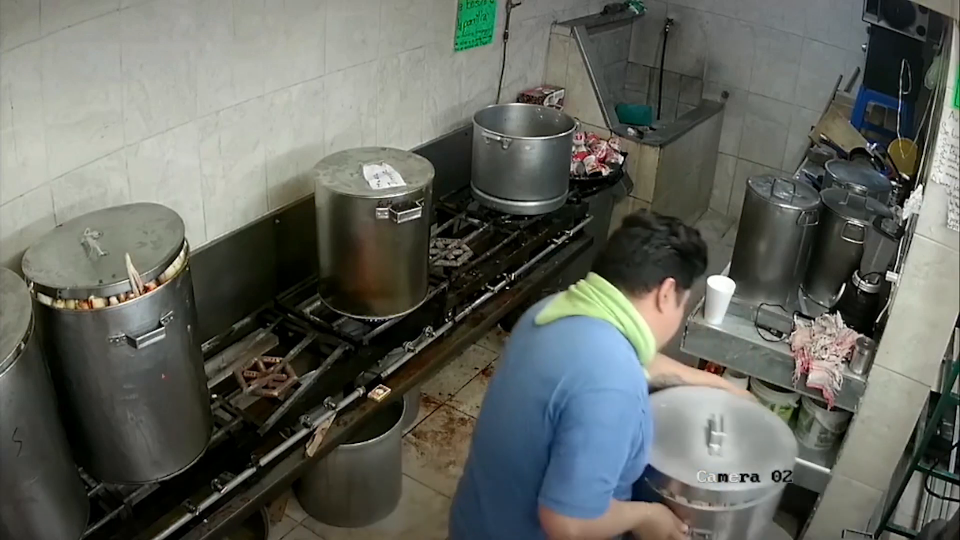
#> input picture frame 18 of assets/hotpot.mp4, 1920 x 1080 px, given in place of the camera (shown at 1/2 size)
$ python demo.py
#> lines starting #> are read from the running program, lines starting #| are printed output that depends on the picture; after the words box and inside, x2 and y2 are one past the last pixel; in counts of white or black regions, pixels touching at a corner belong together
import cv2 as cv


white = (255, 255, 255)
black = (24, 24, 24)
yellow = (0, 255, 255)

threshold = 500000

buttons = [
    {
        'action': 'I am suck',
        'textPos': (520, 87),
        'vertexA': (500, 50),
        'vertexB': (640, 120),
        'index': 0
    },
    {
        'action': 'Cry Dog',
        'textPos': (520, 187),
        'vertexA': (500, 150),
        'vertexB': (640, 220),
        'index': 1
    },
    {
        'action': 'Hotpot',
        'textPos': (520, 287),
        'vertexA': (500, 250),
        'vertexB': (640, 320),
        'index': 2
    },
    {
        'action': 'Rick Roll',
        'textPos': (520, 387),
        'vertexA': (500, 350),
        'vertexB': (640, 420),
        'index': 3
    }
]

def reset(sum):
    for i in range(len(sum)):
        sum[i] = 0

def reshape(img):
    shape = img.shape
    width = 800
    height = int(width * (shape[0] / shape[1]))

    return cv.resize(img, (width, height))

def showImg(link):
    img = cv.imread(link)
    cv.imshow('Image', reshape(img))
    cv.waitKey()
    cv.destroyWindow('Image')

def showVideo(link):
    capture = cv.VideoCapture(link)
    while True:
        ret, frame = capture.read()

        if ret:
            cv.imshow('Video', reshape(frame))
        else:
            break

        if cv.waitKey(20) == ord('z'):
            break


def main():
    # Set up camera
    capture = cv.VideoCapture(0)
    if not capture.isOpened():
        print('Unable to open camera.')
        exit(0)

    backSub = cv.createBackgroundSubtractorMOG2()
    sum = [0, 0, 0, 0]
    ctr = 0

    while True:
        ret, frame = capture.read()
#> frame is the input picture: shape (1080, 1920, 3); mean B, G, R 94.6, 101.5, 98.7
        if frame is None:
            break

        fgMask = backSub.apply(frame)
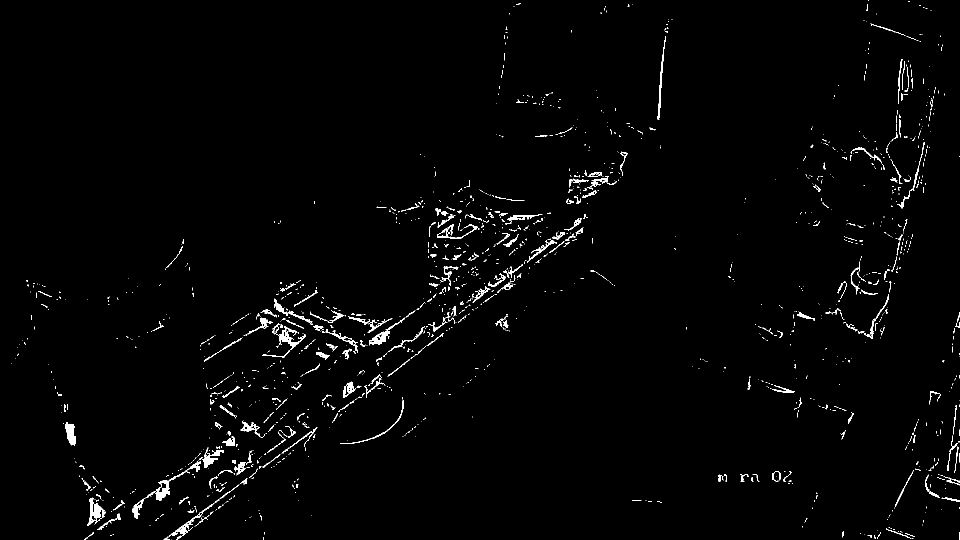
#> fgMask: shape (1080, 1920) (shown at 1/2 size); values 127 (black) and 255 (white), 1.5% white in thin lines or dots
        frame = cv.flip(frame, 1)
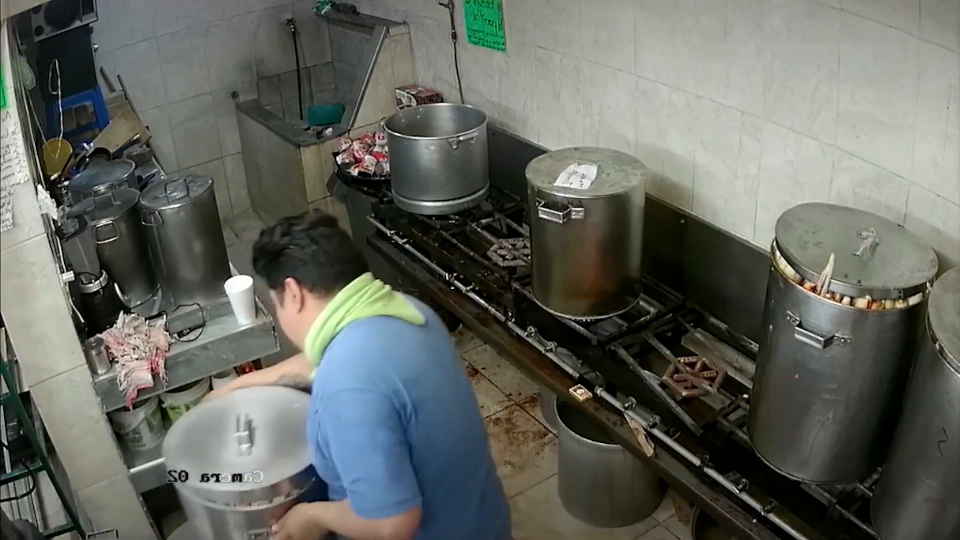
#> frame: shape (1080, 1920, 3) (shown at 1/2 size); mean B, G, R 94.6, 101.5, 98.7
        fgMask = cv.flip(fgMask, 1)
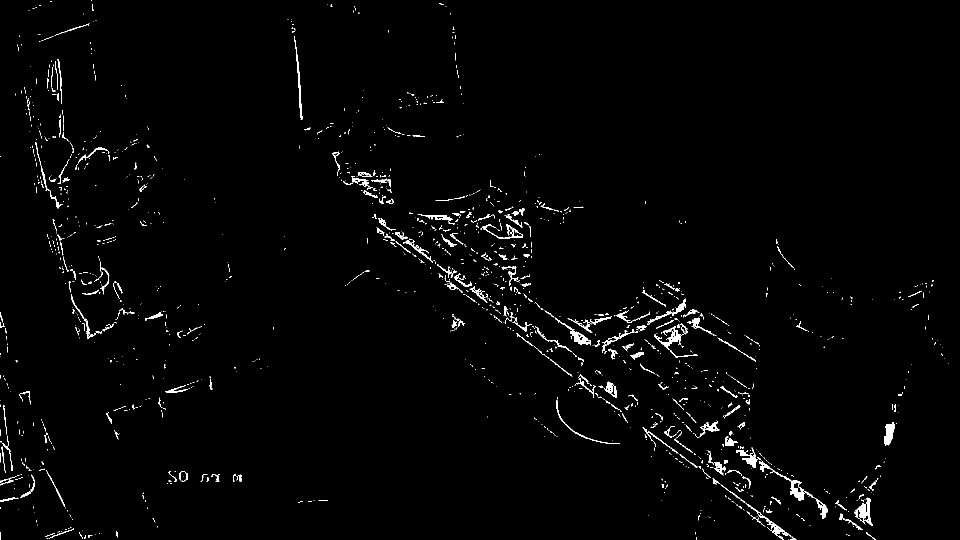
#> fgMask: shape (1080, 1920) (shown at 1/2 size); values 127 (black) and 255 (white), 1.5% white in thin lines or dots

        # Add button to the frame
        for button in buttons:
            cv.rectangle(frame, button['vertexA'], button['vertexB'], black, -1)
            cv.putText(frame, button['action'], button['textPos'], cv.FONT_HERSHEY_COMPLEX_SMALL, 0.8, yellow)
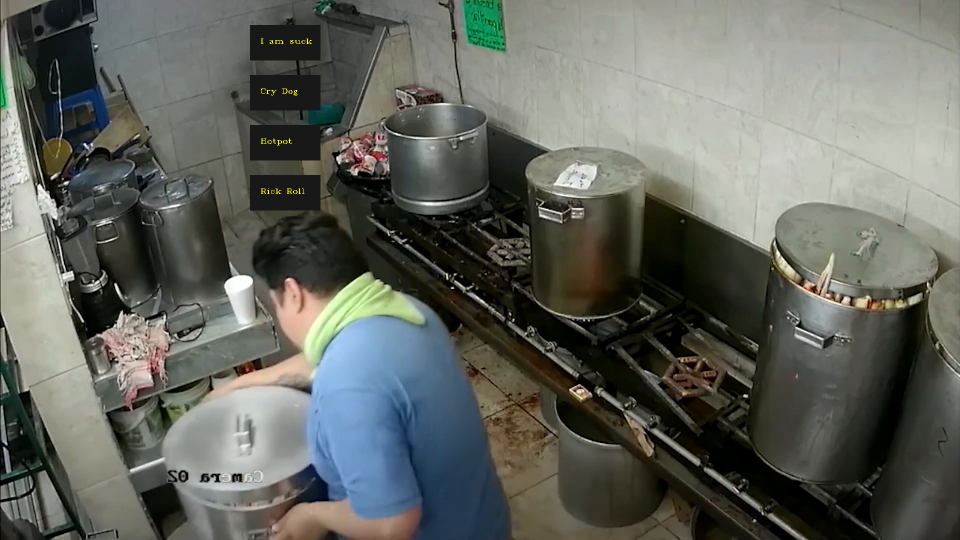
#> frame: shape (1080, 1920, 3) (shown at 1/2 size); 1.93% of pixels changed, all inside (x1, y1, x2, y2) = (500, 50, 641, 421)

        cv.imshow('Frame', frame)
        # cv.imshow('FG Mask', fgMask)

        for button in buttons:
            a, b = button['vertexA'], button['vertexB']
            for i in range(a[1], b[1]):
                for j in range(a[0], b[0]):
                    sum[button['index']] += fgMask[i][j]
#> after the loop, sum = [1259064, 1268280, 1251256, 1244600]

        ctr += 1
        chosen = -1
        if ctr >= 24:
            for i, value in enumerate(sum):
                if value >= threshold:
                    if chosen == -1:
                        chosen = i
                    else:
                        chosen = -1
                        reset(sum)
            reset(sum)

        if not chosen == -1:
            # print(chosen)
            if chosen == 0:
                showImg('./assets/i_am_suck.webp')
            elif chosen == 1:
                showImg('./assets/cry.png')
            elif chosen == 2:
                showVideo('./assets/hotpot.mp4')
            elif chosen == 3:
                showVideo('./assets/rick_roll.mp4')

        keyboard = cv.waitKey(1)
#> (key q is pressed here)
        if keyboard == ord('q'):
            break


if __name__ == '__main__':
    main()

$ run again, starting later in the video
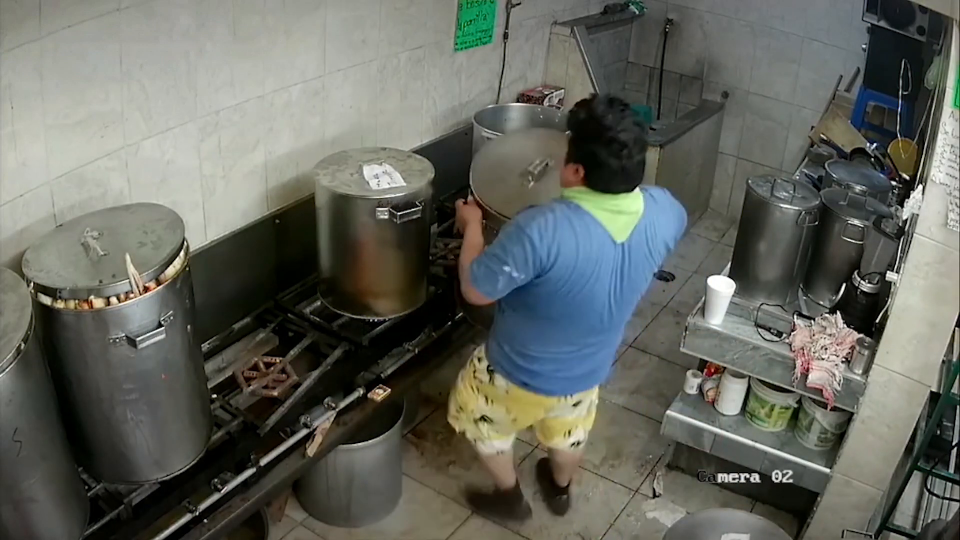
#> input picture frame 84 of assets/hotpot.mp4, 1920 x 1080 px, given in place of the camera (shown at 1/2 size)
#> in main, frame is the input picture: shape (1080, 1920, 3); mean B, G, R 94.5, 102, 99.5
#> in main, `fgMask = backSub.apply(frame)`:
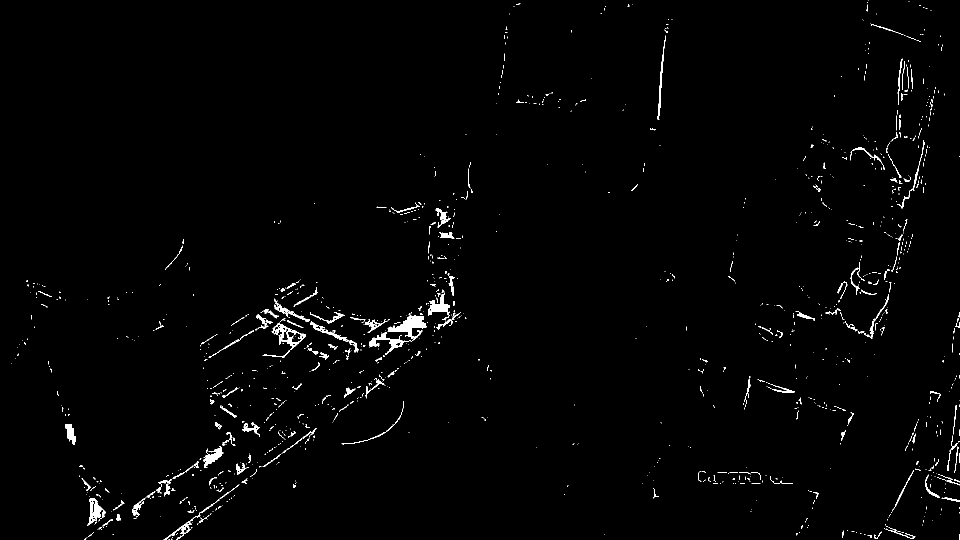
#> fgMask: shape (1080, 1920) (shown at 1/2 size); values 127 (black) and 255 (white), 1.2% white; 1448 white regions (1248 under 20 px), largest, box (x1, y1, x2, y2) and area: (775, 630, 854, 682) 1612, (525, 646, 612, 715) 1049, (738, 664, 818, 710) 899
#> after the loop in main, `for button in buttons:`:
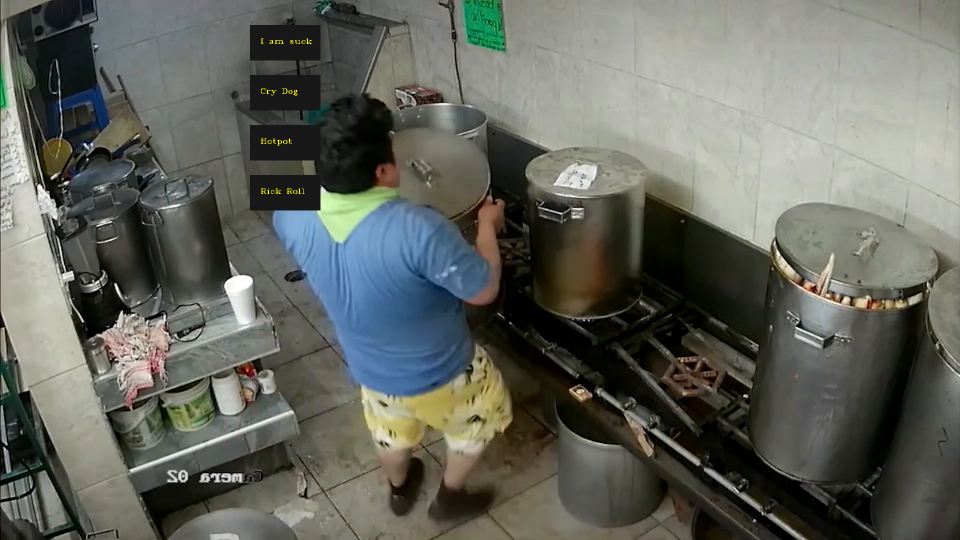
#> frame: shape (1080, 1920, 3) (shown at 1/2 size); mean B, G, R 93.5, 101.1, 98.6
#> after the loop in main, `for button in buttons:`: sum = [1258296, 1267896, 1248440, 1244600]

$ run again, starting later in the video
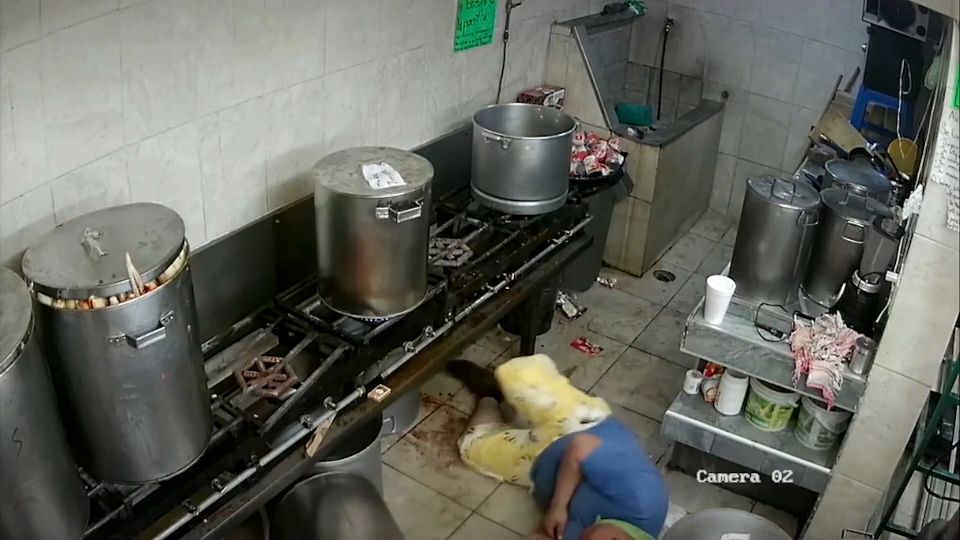
#> input picture frame 149 of assets/hotpot.mp4, 1920 x 1080 px, given in place of the camera (shown at 1/2 size)
#> in main, frame is the input picture: shape (1080, 1920, 3); mean B, G, R 93.3, 100.8, 99.1
#> in main, `fgMask = backSub.apply(frame)`:
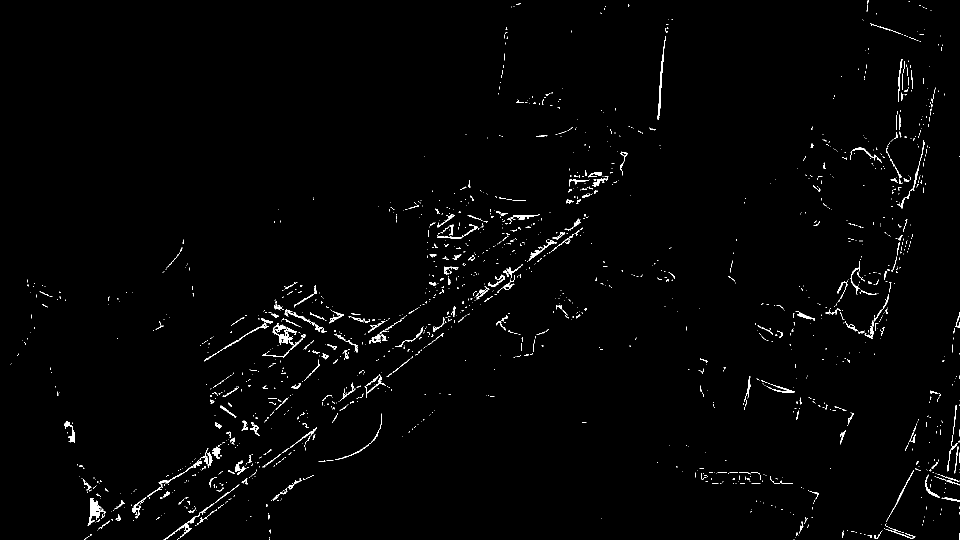
#> fgMask: shape (1080, 1920) (shown at 1/2 size); values 127 (black) and 255 (white), 1.2% white in thin lines or dots
#> after the loop in main, `for button in buttons:`:
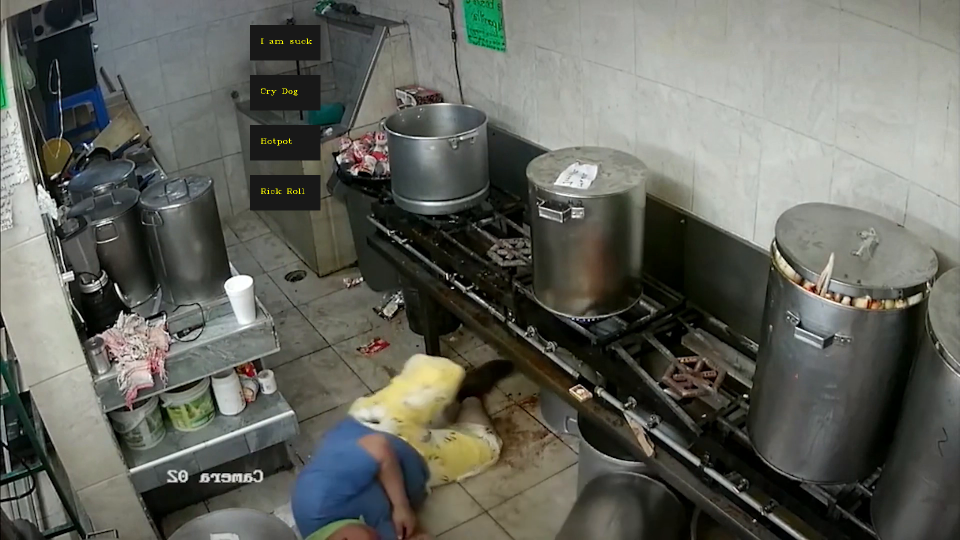
#> frame: shape (1080, 1920, 3) (shown at 1/2 size); mean B, G, R 92.5, 100, 98.2
#> after the loop in main, `for button in buttons:`: sum = [1258040, 1267640, 1249976, 1244600]
